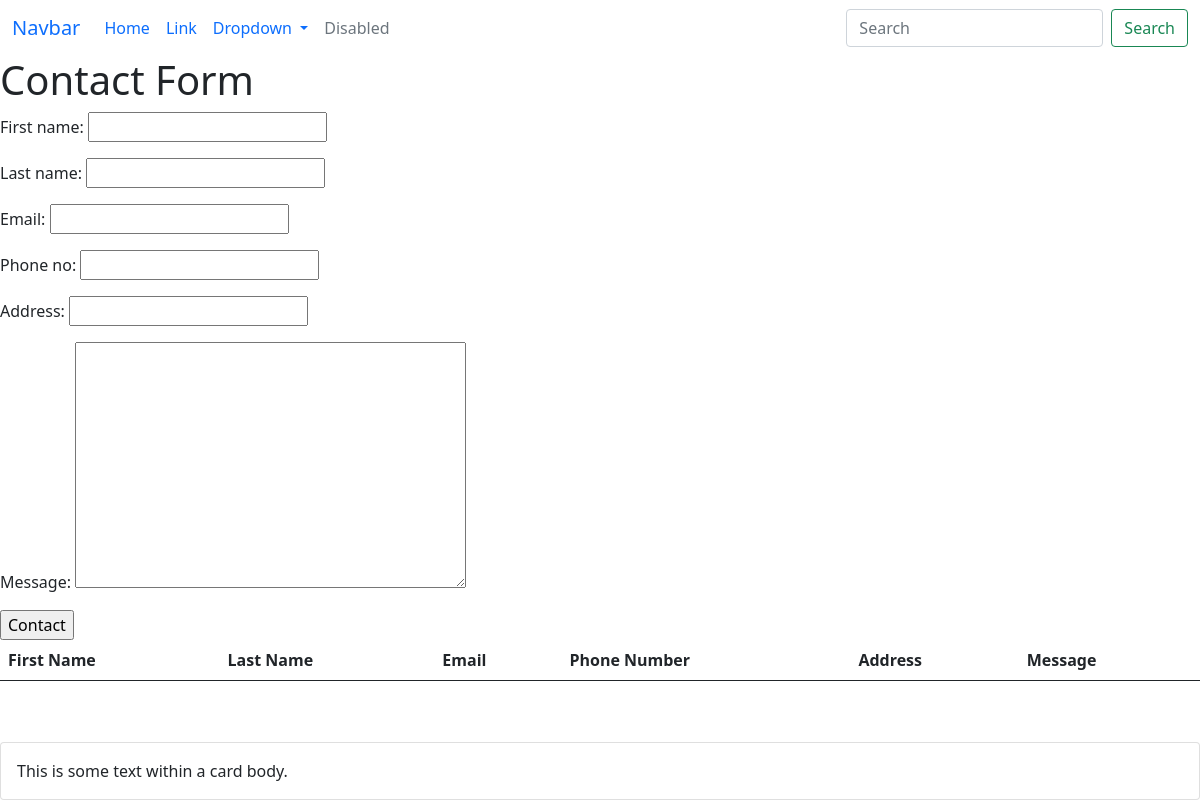
The app's page /secondapp/contact-us/, older data.
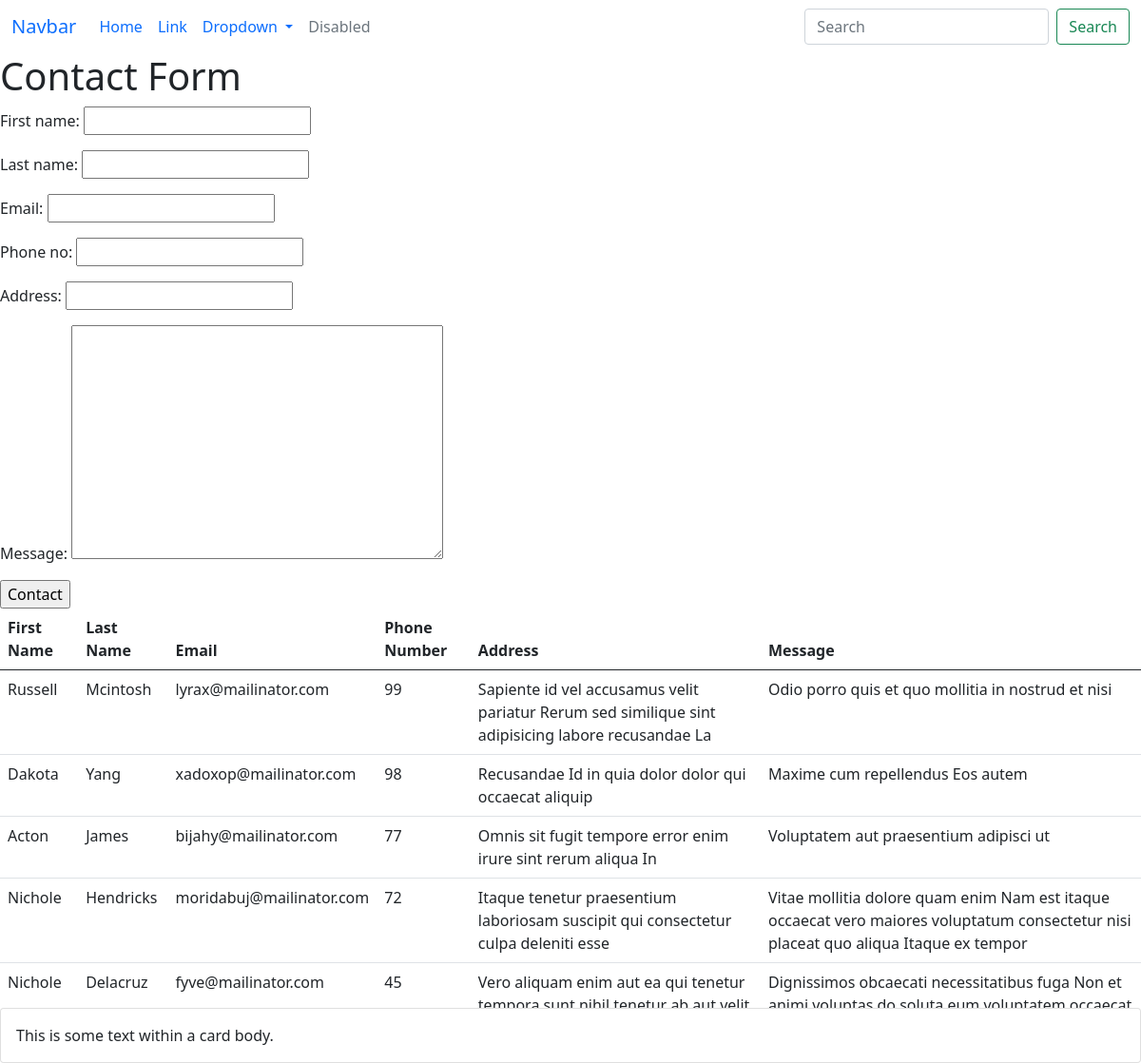
The same page, newer data.
### secondapp/models.py (models this page shows, shortened)
class Contact(models.Model):
    first_name = models.CharField(max_length=100, null=False, blank=False)
    last_name = models.CharField(max_length=100, null=False, blank=False)
    email= models.EmailField(max_length=25, blank=False, null=False, unique=True)
    phone_no = models.IntegerField(max_length=12, null=False, blank=False)
    contact_date = models.DateTimeField(default=datetime.now())
    address = models.CharField(max_length=100, null=False, blank=False)
    message = models.TextField(max_length=250, null=False, blank=False)

### secondapp/views.py (the view, shortened to what this page needs)
# urls.py: path('contact-us/',views.contact_form, name='contact')
def contact_form(request):
    cf = ContactForm()
    context = {
        "title" : "Day 5: Contact Form",
        "form" : cf
    }
    data = Contact.objects.all()  #fetch all data from contact
    context.setdefault("data",data)
    return  render (request, "contact_form.html", context)

### secondapp/forms.py
class ContactForm(forms.ModelForm):
    class Meta:
        model = Contact
        fields = ("first_name","last_name","email","phone_no","address","message")

### templates/contact_form.html (shortened to what this page needs)
{% extends 'base.html' %}
{% block content %}
<main>
    <section>
        <h1> Contact Form </h1>
         <form action="#" method="POST">
            {{ form.as_p }}
            <input type="submit" value="Contact">
        </form>
    </section>
    <section>
        <table class="table table-hover">
            <thead>
                <tr>
                    <th>First Name</th>
                    <th>Last Name</th>
                    <th>Email</th>
                    <th>Phone Number</th>
                    <th>Address</th>
                    <th>Message</th>
                </tr>
            </thead>
            <tbody>
                {% for val in data %}
                <tr>
                    <td>{{ val.first_name}}</td>
                    <td>{{ val.last_name}}</td>
                    <td>{{ val.email}}</td>
                    <td>{{ val.phone_no}}</td>
                    <td>{{ val.address}}</td>
                    <td>{{ val.message}}</td>
                </tr>
                {% endfor %}
            </tbody>
        </table>
    </section>
</main>
{% endblock %}

### templates/base.html (shortened to what this page needs)
{% load static %}
<!DOCTYPE html>
<html lang="en">
<head>
    <link rel="stylesheet" href="{% static 'assets/css/bootstrap.min.css' %}">
</head>
<body>
     <nav class="navbar navbar-expand-lg bg-body-tertiary">
  <div class="container-fluid">
    <a class="navbar-brand" href="#">Navbar</a>
    <div class="collapse navbar-collapse" id="navbarSupportedContent">
      <ul class="navbar-nav me-auto mb-2 mb-lg-0">
        <li class="nav-item">
          <a class="nav-link active" aria-current="page" href="#">Home</a>
        </li>
        <li class="nav-item">
          <a class="nav-link" href="#">Link</a>
        </li>
        <li class="nav-item dropdown">
          <a class="nav-link dropdown-toggle" href="#" role="button" data-bs-toggle="dropdown" aria-expanded="false">
            Dropdown
          </a>
        </li>
        <li class="nav-item">
          <a class="nav-link disabled" aria-disabled="true">Disabled</a>
        </li>
      </ul>
      <form class="d-flex" role="search">
        <input class="form-control me-2" type="search" placeholder="Search" aria-label="Search"/>
        <button class="btn btn-outline-success" type="submit">Search</button>
      </form>
    </div>
  </div>
</nav>
    {% block content %}{% endblock %}
     <div class="card fixed-bottom">
  <div class="card-body">
    This is some text within a card body.
  </div>
</div>
</body>
</html>

Row changes from the older to the newer data that the page shows:
added Contact: first_name "Russell", last_name "Mcintosh", email "lyrax@mailinator.com", phone_no "99", address "Sapiente id vel accusamus velit pariatur Rerum sed similique sint adipisicing labore recusandae La", message "Odio porro quis et quo mollitia in nostrud et nisi"
added Contact: first_name "Dakota", last_name "Yang", email "xadoxop@mailinator.com", phone_no "98", address "Recusandae Id in quia dolor dolor qui occaecat aliquip", message "Maxime cum repellendus Eos autem"
added Contact: first_name "Acton", last_name "James", email "bijahy@mailinator.com", phone_no "77", address "Omnis sit fugit tempore error enim irure sint rerum aliqua In", message "Voluptatem aut praesentium adipisci ut"
added Contact: first_name "Nichole", last_name "Hendricks", email "moridabuj@mailinator.com", phone_no "72", address "Itaque tenetur praesentium laboriosam suscipit qui consectetur culpa deleniti esse", message "Vitae mollitia dolore quam enim Nam est itaque occaecat vero maiores voluptatum consectetur nisi placeat quo aliqua Itaque ex tempor"
added Contact: first_name "Nichole", last_name "Delacruz", email "fyve@mailinator.com", phone_no "45", address "Vero aliquam enim aut ea qui tenetur tempora sunt nihil tenetur ab aut velit", message "Dignissimos obcaecati necessitatibus fuga Non et animi voluptas do soluta eum voluptatem occaecat…"
